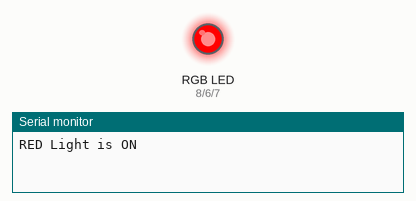
Bench run of a sketch on a simulated Arduino Uno, built with avr-gcc and run on an emulated ATmega328P. Shown: an RGB LED mixed from three pins (HIGH = lit), the last lines printed to the serial monitor.

Above: at 1.0 s.
At 5.0 s:
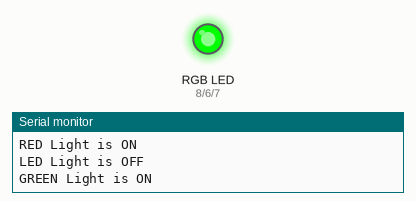
At 9.0 s:
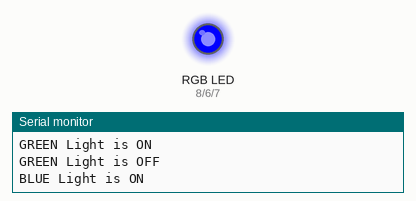
At 11.0 s:
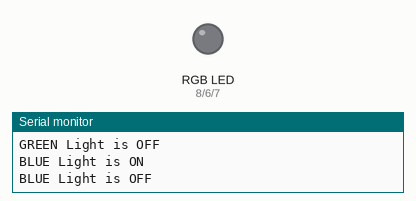
Timing chart, 0 to 15.6 s (numbered marks = the images above):
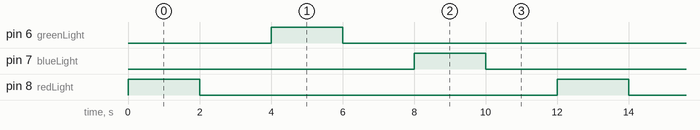

The sketch:

RGB_Led.ino
```cpp
int redLight = 8;
int greenLight = 6;
int blueLight = 7;

int redDelay = 2000;
int greenDelay = 2000;
int blueDelay = 2000;


void setup() {

  Serial.begin(9600);
  pinMode(redLight, OUTPUT);
  pinMode(greenLight, OUTPUT);
  pinMode(blueLight, OUTPUT);
}

void loop() {
  digitalWrite(redLight, HIGH);
  Serial.println("RED Light is ON");
  delay(redDelay);
  digitalWrite(redLight, LOW);
  Serial.println("LED Light is OFF");
  delay(redDelay);

  digitalWrite(greenLight, HIGH);
  Serial.println("GREEN Light is ON");
  delay(greenDelay);
  digitalWrite(greenLight,LOW);
  Serial.println("GREEN Light is OFF");
  delay(greenDelay);

  digitalWrite(blueLight, HIGH);
  Serial.println("BLUE Light is ON");
  delay(blueDelay);
  digitalWrite(blueLight, LOW);
  Serial.println("BLUE Light is OFF");
  delay(blueDelay);
}
```

Measured:
- by itself, pin 6 (greenLight), pin 7 (blueLight), pin 8 (redLight): alternates HIGH for 2.0 s and LOW for 10.0 s
- by itself, everything shown: repeats every 12.0 s, in 6 steps
